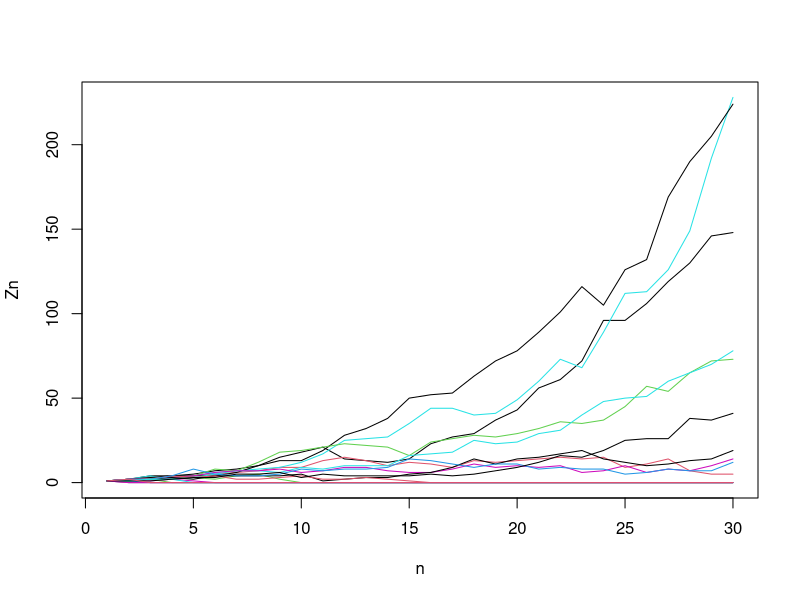
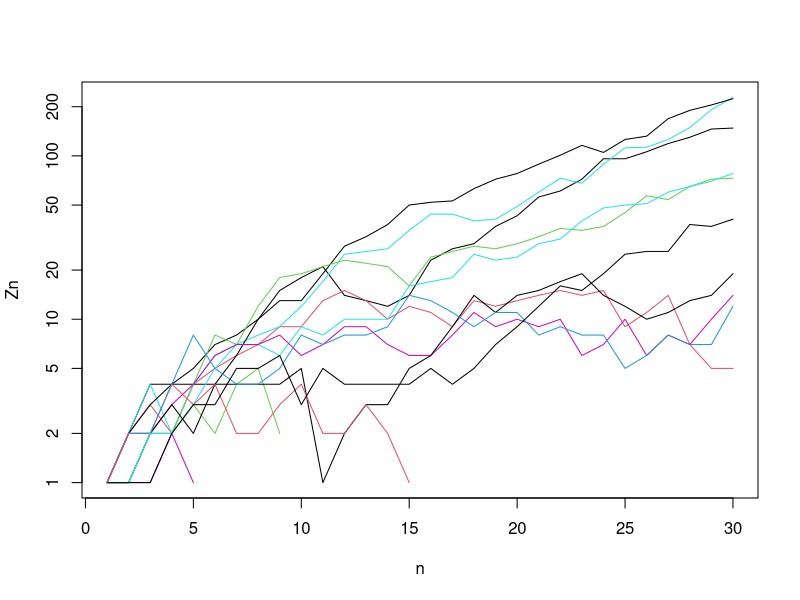
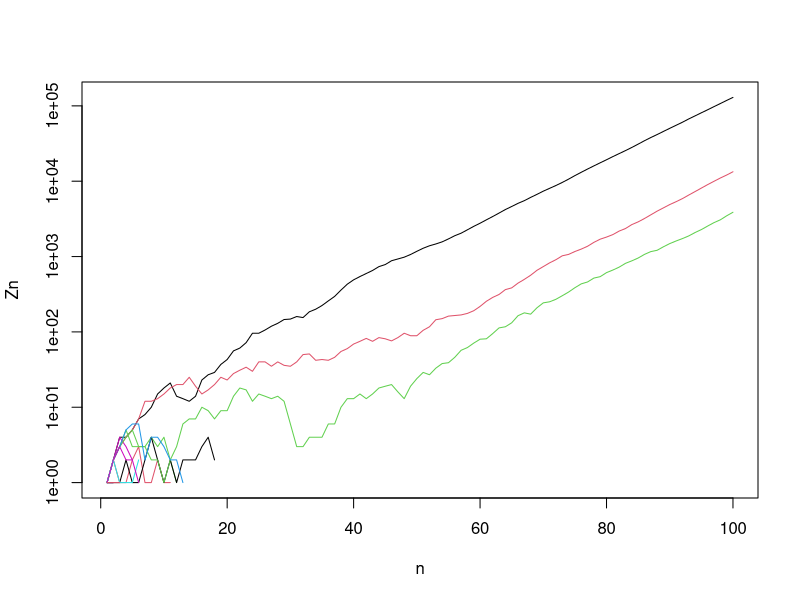
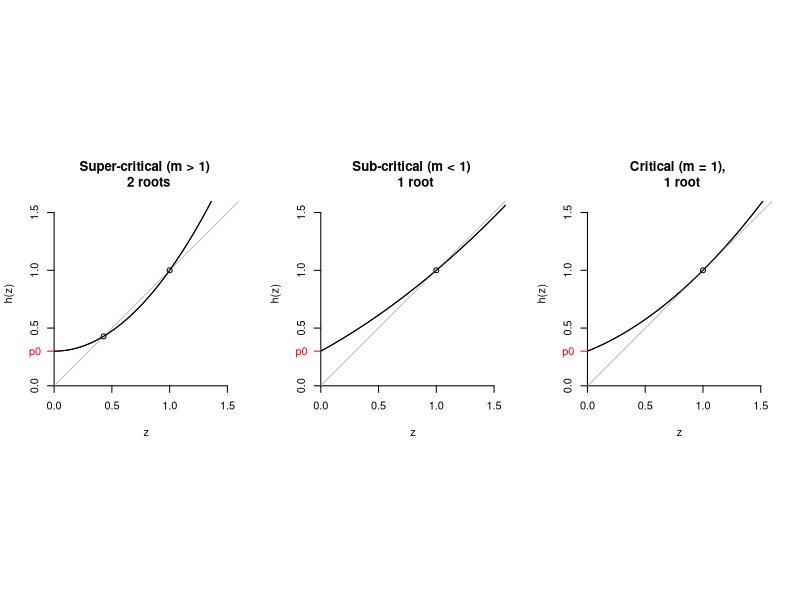
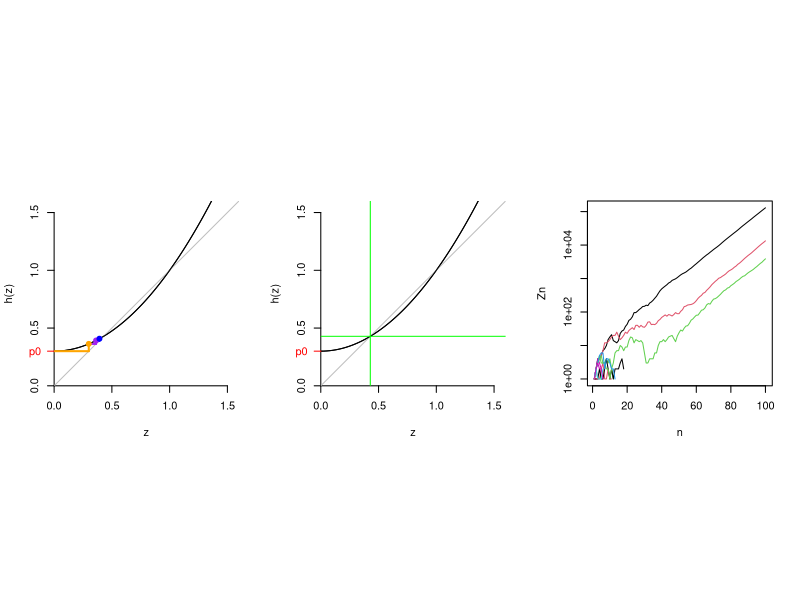
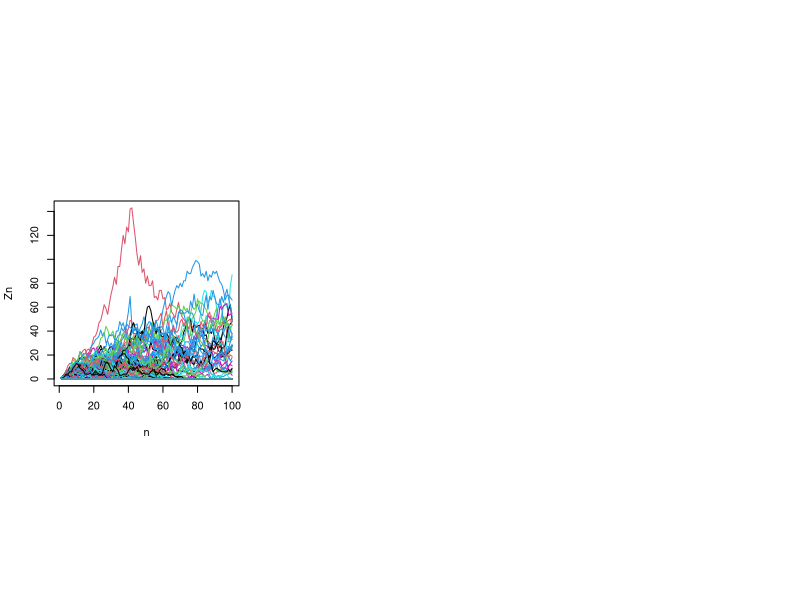
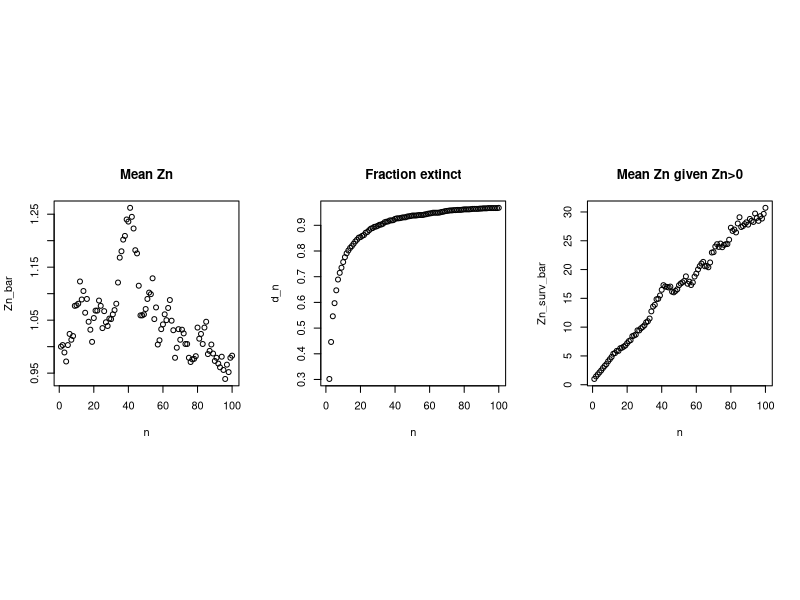
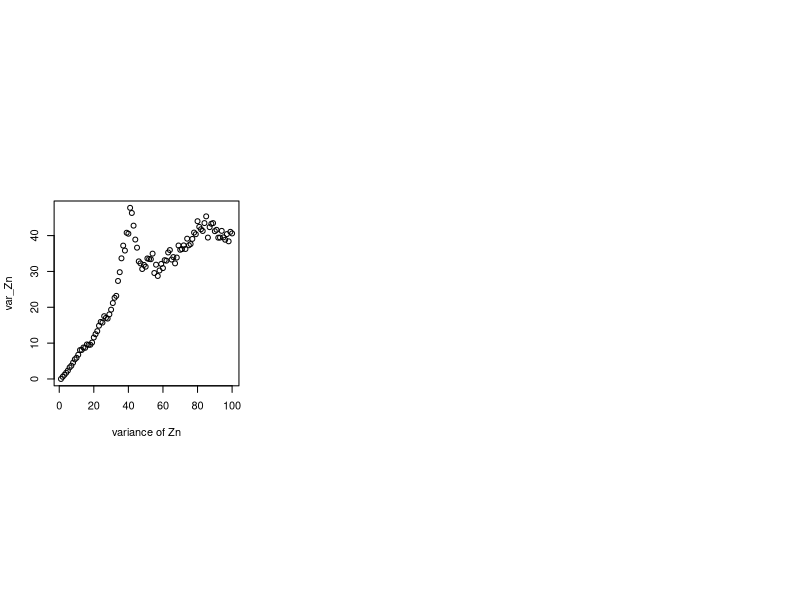

These figures' R source, in order:
## ---- chunk 1
  k = 0:2 #number of possible children
  p0 = .3; p1 = .3; p2 = .4; 
  p_k = c(p0, p1, p2)  #probabilities of having k children
  Z1 = 1               #initial cohort size
  set.seed(9)
  kids.of.Z1 = sample(x = k, size = Z1, replace = T, prob = p_k)
  Z2 = sum(kids.of.Z1)
  kids.of.Z2 = sample(x = k, size = Z2, replace = T, prob = p_k)
  Z3 = sum(kids.of.Z2)
  kids.of.Z3 = sample(x = k, size = Z3, replace = T, prob = p_k)
  Z4 = sum(kids.of.Z3)
## ---- chunk 2
  gen_size <- c(rep(Z1, 1), rep(Z2, Z2), rep(Z3, Z3), rep(Z4, Z4))
  gen <- c(rep(1, 1), rep(2, Z2), rep(3, Z3), rep(4, Z4))
  person <- c(1, seq(2.1,by=0.1, to=2 + Z2*0.1), 
              seq(3.1,by=0.1, to=3 +Z3*0.1),
              seq(4.1,by=0.1, to=4 +Z4*0.1))
  total_children <- c(kids.of.Z1, kids.of.Z2, kids.of.Z3, rep(0, Z4))

  library(tidyverse)
  growth <- tibble(gen, person, total_children, gen_size)
  names(growth) <- c("Generation #", "Person ID", "Total children", "Generation size")
  knitr::kable(growth)
## ---- chunk 3
# install.packages('DiagrammeR')
DiagrammeR::grViz("
                  digraph rmarkdown{
                  1 ->{2.1 2.2}
                  2.1->{3.1 3.2}
                  2.2->{3.3 3.4}
                  3.1->{4.1 4.2}
                  3.2->{4.3}
                  3.3->{4.4 4.5}
                  3.4->{4.6 4.7}
                  }")
## ---- chunk 4
  #A function   
  branch <- function(n_max = 30, pk = c(p0, p1, p2), Z1 = 1)
  {
      Z.vec <- rep(NA, n_max) # n_max handles the total number of generations
      Z.vec[1] <- Z1
      for (i in 1:(n_max-1))
      {
          Z.vec[i+1] <- sum(sample(x = k,
                                   size = Z.vec[i],
                                   replace = T,
                                   prob = p_k))
      }
      return(Z.vec) # returns a vector of the number of children at every generation
  }
## ---- chunk 5
  set.seed(19) ; branch()
  set.seed(99) ; branch()
## ---- chunk 6
  n_trials = 20
  n_gen = 30
  k = 0:2 #number of possible children
  p0 = .3; p1 = .3; p2 = .4; 
  p_k = c(p0, p1, p2)  #probabilities of having k children
  Z1 = 1               #initial cohort size
  
  Z.mat <- matrix(NA, n_trials, n_gen)
  set.seed(131) 
  for (i in 1:n_trials)
      Z.mat[i,] <- branch(n_max = n_gen)
## ---- chunk 7
  matplot(t(Z.mat),
          type = "l", lty = 1, ylab = "Zn", xlab = "n")
## ---- chunk 8
  suppressWarnings(matplot(t(Z.mat), log = "y", type = "l", lty = 1, ylab = "Zn", xlab = "n"))
  surviving = ifelse(Z.mat[,n_gen] == 0, "extinct", "survive")
  foo <- prop.table(table(surviving))
  print(prop.table(table(surviving)) )
## ---- chunk 9
  n_trials = 20; n_gen = 100
  Z.mat <- matrix(NA, n_trials, n_gen)
  set.seed(131) 
  for (i in 1:n_trials)
      Z.mat[i,] <- branch(n_max = n_gen)
## ---- chunk 10
  suppressWarnings(matplot(t(Z.mat), log = "y", type = "l", lty = 1, ylab = "Zn", xlab = "n"))
## ---- chunk 11

  z = seq(0, 1.6, .01)
  pk = c(.3, .0, .7); names(pk) <- 0:2
  d <- pk["0"]
  for (i in 1:10)
  {
      d <- pk["0"]  + pk["1"]*d + pk["2"]*d^2
  }
  ##  super-critical 
  hz = pk["0"]  + pk["1"]*z + pk["2"]*z^2
  plot.fun <- function(z, hz)
  {
      plot(z, hz, type = "l", ylim = c(0,1.6),
           ylab = "h(z)",
           yaxs = "i", xaxs = "i", axes = F)
      axis(1, at = seq(0, 1.5, .5))
      axis(2, at = seq(0, 1.5, .5))
      abline(0,1, col = "grey")
      lines(z, hz)
      axis(2, at = pk["0"], labels = "p0",
           col.axis = "red", col = "red",
           lwd = 1, las = 2)
  }
  
  par(mfrow = c(1,3), pty = "s")
  plot.fun(z,hz)
  points(c(d, 1),c(d, 1))
  title("Super-critical (m > 1) \n 2 roots")
  ## sub-critical
  pk = c(.3, .55, .15); names(pk) <- 0:2
  hz = pk["0"]  + pk["1"]*z + pk["2"]*z^2
  plot.fun(z,hz)
  title("Sub-critical (m < 1) \n 1 root")
  points(1,1)
  ## critical
  pk = c(.3, .4, .3); names(pk) <- 0:2
  hz = pk["0"]  + pk["1"]*z + pk["2"]*z^2
  plot.fun(z, hz)
  title("Critical (m = 1), \n 1 root")
  points(1,1)
## ---- chunk 12
  pk = c(.3, .0, .7); names(pk) <- 0:2
  z = seq(0, 1.6, .01)
  hz = pk["0"]  + pk["1"]*z + pk["2"]*z^2
  plot.fun(z,hz)
  hzp0 <- pk["0"]  + pk["1"]*pk["0"] + pk["2"]*pk["0"]^2
  hhzp0 <- pk["0"]  + pk["1"]*hzp0 + pk["2"]*hzp0^2
  hhhzp0 <- pk["0"]  + pk["1"]*hhzp0 + pk["2"]*hhzp0^2

  segments(x0=0, y0=pk["0"],x1=pk["0"], y1= pk["0"], col = "orange", lwd=2)#h(p_0)
  segments(x0=pk["0"], y0=pk["0"], y1= hzp0, col = "orange", lwd=2)
  
  segments(x0=pk["0"], y0=hzp0,x1=hzp0, y1= hzp0, col = "purple", lwd=2) #h(h(p_0))
  segments(x0=hzp0, y0=hzp0, y1= hhzp0, col = "purple", lwd=2)

  segments(x0=hzp0, y0=hhzp0,x1=hhzp0, y1= hhzp0, col = "blue", lwd=2)
  segments(x0=hhzp0, y0=hhzp0, y1= hhhzp0, col = "blue", lwd=2)
  
  points(x= pk["0"], y =hzp0, pch=19, col="orange") #h(p_0)
  points(x= hzp0, y =hhzp0, pch=19, col="purple") #h(h(p_0))
  points(x= hhzp0, y =hhhzp0, pch=19, col="blue") #h(h(h(p_0)))


## ---- chunk 13
  pk = c(.3, .0, .7); names(pk) <- 0:2 ## our example
  d <- pk["0"] # initial value
  for (i in 1:20)
  {
      d <- pk["0"]  + pk["1"]*d + pk["2"]*d^2
      if (i %in% c(1,2,19,20))
          print(paste(i, d))
  }
## ---- chunk 14
  pk = c(.3, .0, .7); names(pk) <- 0:2
  z = seq(0, 1.6, .01)
  hz = pk["0"]  + pk["1"]*z + pk["2"]*z^2
  plot.fun(z,hz)
  abline(h = d, col = "green")
  abline(v = d, col = "green")
## ---- chunk 15
    suppressWarnings(matplot(t(Z.mat), log = "y", type = "l", lty = 1, ylab = "Zn", xlab = "n"))
## ---- chunk 16
  n_trials = 1000; n_gen = 100
  p0 = .3; p1 = .4; p2 = .3 ## what is m?
  p_k <- c(p0, p1, p2)
  k <- 0:(length(p_k)-1)
  Z.mat <- matrix(NA, n_trials, n_gen)
  set.seed(131)
  for (i in 1:n_trials)
      Z.mat[i,] <- branch(n_max = n_gen)
## ---- chunk 17
Zn_bar = apply(Z.mat, 2, mean)
  matplot(t(Z.mat),
          type = "l", lty = 1, ylab = "Zn", xlab = "n")
## ---- chunk 18
Zn_bar = apply(Z.mat, 2, mean)  #expected value Z_n (E(Z_n))
n <- 1:ncol(Z.mat)
proportion.zero <- function(x){prop.table(table(x == 0))["TRUE"]}
d_n = apply(Z.mat, 2, proportion.zero) # fraction extinct 
Z.mat.na <- Z.mat; Z.mat.na[Z.mat == 0] <- NA 
Zn_surv_bar = apply(Z.mat.na, 2, mean, na.rm = T) #expected value of survivors (E(Z_n|Z_n>0))
## ---- chunk 19
par(mfrow = c(1,3))
plot(n, Zn_bar, main = "Mean Zn")
plot(n, d_n, main = "Fraction extinct")
plot(n, Zn_surv_bar, main= "Mean Zn given Zn>0") 
## insert code here for Zn_surv_bar.hat and add a line
## ---- chunk 20
var_Zn = apply(Z.mat, 2, var)
## ---- chunk 21
n <- 1:ncol(Z.mat)
plot(n, var_Zn, xlab = 'variance of Zn')
## ---- chunk 22
   Z20 <- table(table(Z.mat[,20]))
   Z5 <- table(table(Z.mat[,5]))
   par(mfrow = c(2,2))
   plot(Z20[Z20 < 100])
   plot(log(Z20[Z20 < 100]))
   plot(Z5[Z5 < 100])
   plot(log(Z5[Z5 < 100]))
## ---- chunk 23
b = 0.2126 ;   c = 0.5893
kk = 1:10  ;   p_kk = b * c^(kk-1)
p0 = b/(1-c)
k = c(0, kk) ;   p_k = c(p0, p_kk)
## ---- chunk 24
plot(k, p_k)
## ---- chunk 25
## b = 0.2126 ;   c = 0.5893 ## lotka
b = 0.3666; c = .5533 ## Keyfitz (from GS)
m = b / (1-c)^2 ## [1] 1.260416
d = (1 - b - c) / (c * (1-c))           #[1] 0.8185088

par(mfrow = c(1,2))
for (i in 1:3)
{
    n = i
    p0_n = d * (m^n - 1)/ (m^n -d)
    j = kk
    pj_n = m^n *
        ((1-d) / (m^n - d))^2 *
        ((m^n - 1)/(m^n - d))^(j-1)
    pk_n <- c(p0_n, pj_n)
    if (i == 1)
        plot(k, pk_n, type = "l", log = "",  main="Absolute")
    if (i > 1)
        lines(k, pk_n, col = i)
}

for (i in 1:3)
{
    n = i
    p0_n = d * (m^n - 1)/ (m^n -d)
    j = kk
    pj_n = m^n * ((1-d) / (m^n - d))^2 * ((m^n - 1)/(m^n - d))^(j-1)
    pk_n <- c(p0_n, pj_n)
    if (i == 1)
        plot(k, pk_n, type = "l", log = "y", main="Log scaled")
    if (i > 1)
        lines(k, pk_n, col = i)
}
